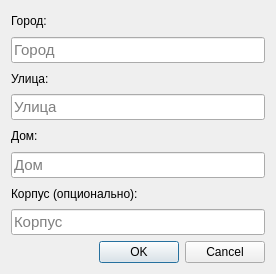
<?xml version="1.0" encoding="UTF-8"?>
<ui version="4.0">
 <class>PlaceDialog</class>
 <widget class="QDialog" name="PlaceDialog">
  <property name="windowModality">
   <enum>Qt::WindowModal</enum>
  </property>
  <property name="geometry">
   <rect>
    <x>0</x>
    <y>0</y>
    <width>276</width>
    <height>274</height>
   </rect>
  </property>
  <property name="windowTitle">
   <string>Dialog</string>
  </property>
  <layout class="QVBoxLayout" name="verticalLayout_2">
   <item>
    <layout class="QVBoxLayout" name="verticalLayout">
     <item>
      <widget class="QLabel" name="label">
       <property name="text">
        <string>Город:</string>
       </property>
      </widget>
     </item>
     <item>
      <widget class="QLineEdit" name="City">
       <property name="sizePolicy">
        <sizepolicy hsizetype="Expanding" vsizetype="Fixed">
         <horstretch>0</horstretch>
         <verstretch>0</verstretch>
        </sizepolicy>
       </property>
       <property name="minimumSize">
        <size>
         <width>200</width>
         <height>0</height>
        </size>
       </property>
       <property name="font">
        <font>
         <pointsize>11</pointsize>
        </font>
       </property>
       <property name="maxLength">
        <number>100</number>
       </property>
       <property name="placeholderText">
        <string>Город</string>
       </property>
      </widget>
     </item>
     <item>
      <widget class="QLabel" name="label_2">
       <property name="text">
        <string>Улица:</string>
       </property>
      </widget>
     </item>
     <item>
      <widget class="QLineEdit" name="Street">
       <property name="sizePolicy">
        <sizepolicy hsizetype="Expanding" vsizetype="Fixed">
         <horstretch>0</horstretch>
         <verstretch>0</verstretch>
        </sizepolicy>
       </property>
       <property name="minimumSize">
        <size>
         <width>200</width>
         <height>0</height>
        </size>
       </property>
       <property name="font">
        <font>
         <pointsize>11</pointsize>
        </font>
       </property>
       <property name="maxLength">
        <number>100</number>
       </property>
       <property name="placeholderText">
        <string>Улица</string>
       </property>
      </widget>
     </item>
     <item>
      <widget class="QLabel" name="label_3">
       <property name="text">
        <string>Дом:</string>
       </property>
      </widget>
     </item>
     <item>
      <widget class="QLineEdit" name="House">
       <property name="sizePolicy">
        <sizepolicy hsizetype="Expanding" vsizetype="Fixed">
         <horstretch>0</horstretch>
         <verstretch>0</verstretch>
        </sizepolicy>
       </property>
       <property name="minimumSize">
        <size>
         <width>200</width>
         <height>0</height>
        </size>
       </property>
       <property name="font">
        <font>
         <pointsize>11</pointsize>
        </font>
       </property>
       <property name="maxLength">
        <number>100</number>
       </property>
       <property name="placeholderText">
        <string>Дом</string>
       </property>
      </widget>
     </item>
     <item>
      <widget class="QLabel" name="label_4">
       <property name="text">
        <string>Корпус (опционально):</string>
       </property>
      </widget>
     </item>
     <item>
      <widget class="QLineEdit" name="Corpus">
       <property name="sizePolicy">
        <sizepolicy hsizetype="Expanding" vsizetype="Fixed">
         <horstretch>0</horstretch>
         <verstretch>0</verstretch>
        </sizepolicy>
       </property>
       <property name="minimumSize">
        <size>
         <width>200</width>
         <height>0</height>
        </size>
       </property>
       <property name="font">
        <font>
         <pointsize>11</pointsize>
        </font>
       </property>
       <property name="maxLength">
        <number>100</number>
       </property>
       <property name="placeholderText">
        <string>Корпус</string>
       </property>
      </widget>
     </item>
    </layout>
   </item>
   <item>
    <widget class="QDialogButtonBox" name="buttonBox">
     <property name="orientation">
      <enum>Qt::Horizontal</enum>
     </property>
     <property name="standardButtons">
      <set>QDialogButtonBox::Cancel|QDialogButtonBox::Ok</set>
     </property>
    </widget>
   </item>
  </layout>
 </widget>
 <resources/>
 <connections>
  <connection>
   <sender>buttonBox</sender>
   <signal>accepted()</signal>
   <receiver>PlaceDialog</receiver>
   <slot>accept()</slot>
   <hints>
    <hint type="sourcelabel">
     <x>248</x>
     <y>254</y>
    </hint>
    <hint type="destinationlabel">
     <x>157</x>
     <y>274</y>
    </hint>
   </hints>
  </connection>
  <connection>
   <sender>buttonBox</sender>
   <signal>rejected()</signal>
   <receiver>PlaceDialog</receiver>
   <slot>reject()</slot>
   <hints>
    <hint type="sourcelabel">
     <x>316</x>
     <y>260</y>
    </hint>
    <hint type="destinationlabel">
     <x>286</x>
     <y>274</y>
    </hint>
   </hints>
  </connection>
 </connections>
 <slots>
  <signal>enteredAddress(Address)</signal>
  <slot>onTextChanged()</slot>
 </slots>
</ui>
